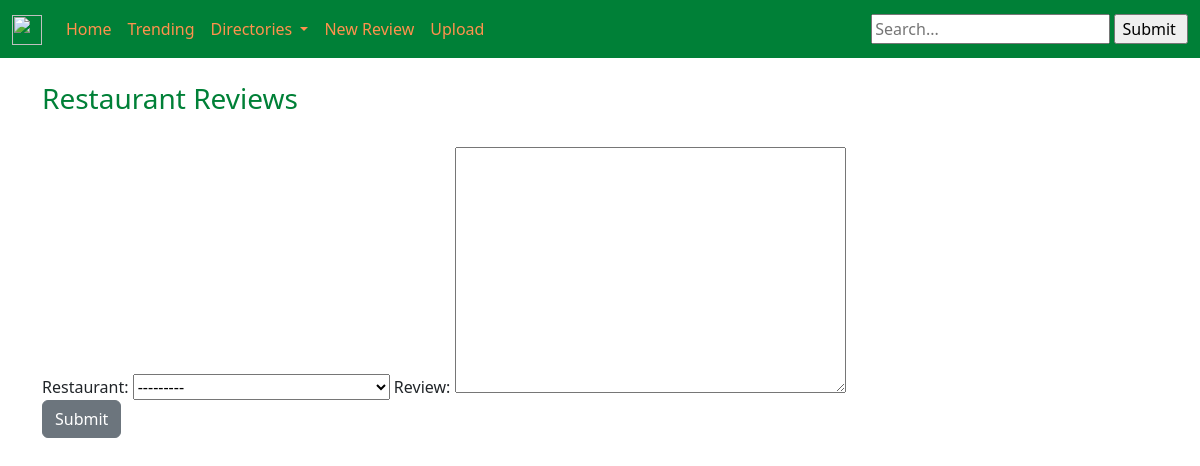
Before: /review.html with the older database file.
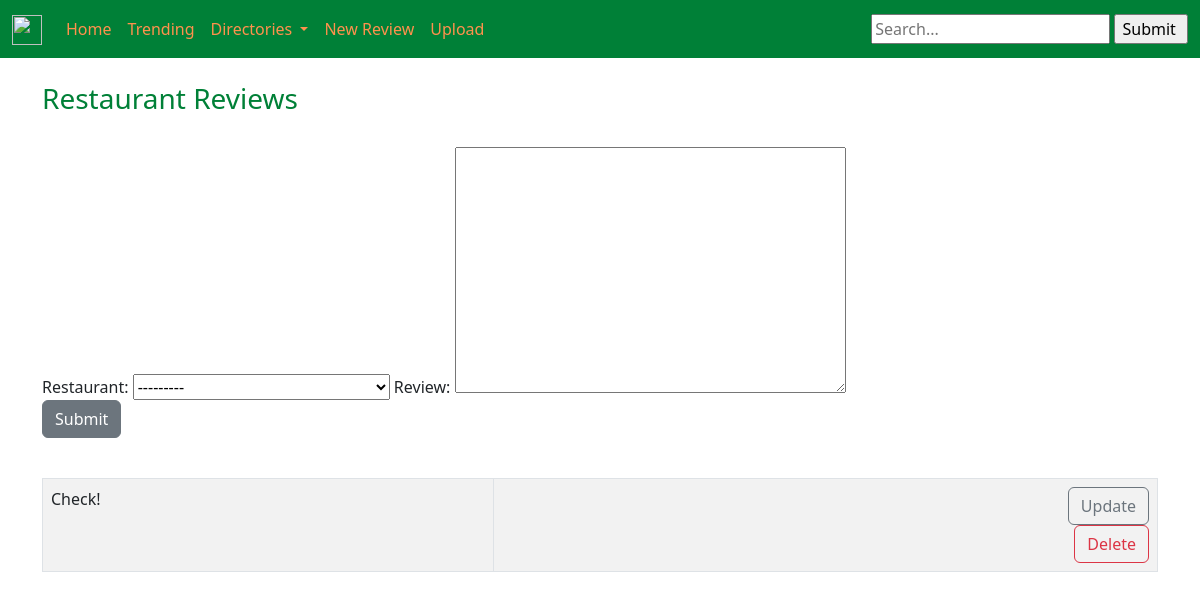
After: the same page with the newer database file.
### Elite_eats_app/models.py (models this page shows)
class Post(models.Model):
    restaurant = models.ForeignKey(Restaurant, blank=True, null=True, on_delete=models.CASCADE)
    review = models.TextField(max_length=1500)

### Elite_eats_app/views.py (the view, shortened to what this page needs)
# urls.py: path('review.html', PostView.as_view(), name='review'),
class PostView(View):
    submitted = False
    def get(self, request):
        review_form = PostForm()
        reviews = Post.objects.all()
        html_data = {
            'all_reviews': reviews,
            'form': review_form,
        }
        return render(
            request=request,
            template_name='review.html',
            context=html_data,
        )

### Elite_eats_app/forms.py
class PostForm(forms.ModelForm):
    class Meta:
        model = Post
        restaurant = Restaurant.objects.all()
        fields = ['restaurant', 'review']

### Elite_eats_app/models.py (called while the page is built)
    def __str__(self):
        return self.name

### Elite_eats_app/Templates/review.html (shortened to what this page needs)
{% extends 'base.html' %}
{% block content %}
    <h3>Restaurant Reviews</h3>
    <form method="post" action="{%url 'review' %}">
            <br>{{ form }}
        <p><input type="submit" name="create" value="Submit" class="btn btn-secondary" "/></p>
    </form>
<br/>
<table class="table table-striped table-hover table-bordered">
        {% for review in all_reviews %}
            <tr>
                <td>
                    <p> {{ review.review }} </p>
                </td>
                <td align="right">
                    <a href="{% url 'update-review' review.id %}" class="btn btn-outline-secondary">Update</a> <br>
                    <a href="{% url 'delete-review' review.id %}" class="btn btn-outline-danger">Delete</a>
                </td>
            </tr>
        {% endfor %}
</table>
{% endblock %}

### Elite_eats_app/Templates/base.html (shortened to what this page needs)
{% load static %}
<!doctype html>
<html lang="en">
  <head>
    <link href="https://cdn.jsdelivr.net/npm/bootstrap@5.3.0-alpha1/dist/css/bootstrap.min.css" rel="stylesheet">
    <link rel="stylesheet" type="text/css" href="{% static 'elite_eats/style.css'%}">
</head>
  <body>
    {% include 'navbar.html' %}
    <br/>
    <div class="container">
        {% block content %}{% endblock %}
    </div>
  </body>
</html>

### Elite_eats_app/Templates/navbar.html (shortened to what this page needs)
<nav class="navbar navbar-expand-lg" style="background-color:#008037;">
    <div class="container-fluid">
      <a class="navbar-brand" href="{% url 'home' %}" style="color:#FF914D"><img src="https://i.ibb.co/9hcLCGr/Elite-Eats.png" width="30" height="30"></a>
      <div class="collapse navbar-collapse" id="navbarSupportedContent">
        <ul class="navbar-nav me-auto mb-2 mb-lg-0">
          <li class="nav-item">
            <a class="nav-link active" aria-current="page" href="{% url 'home' %}" style="color:#FF914D">Home</a>
          </li>
          <li class="nav-item">
            <a class="nav-link" href="{% url 'trending' %}" style="color:#FF914D">Trending</a>
          </li>
          <li class="nav-item dropdown">
            <a class="nav-link dropdown-toggle" href="#" role="button" data-bs-toggle="dropdown" aria-expanded="false" style="color:#FF914D">
              Directories
            </a>
          </li>
          <li class="nav-item">
            <a class="nav-link" href="{% url 'review' %}" style="color:#FF914D">New Review</a>
          </li>
          <li class="nav-item">
            <a class="nav-link" href="{% url 'upload' %}" style="color:#FF914D">Upload</a>
          </li>
        </ul>
        <form action="{% url 'search_results' %}" method="get">
          <input name="q" type="text" placeholder="Search...">
          <input type="submit" name="create" value="Submit "/>
        </form>
      </div>
    </div>
  </nav>

### Elite_eats_app/static/elite_eats/style.css (style rules this page uses)
h3 { color: #008037; }

Changed rows visible on the page:
added Post: review "Check!"
